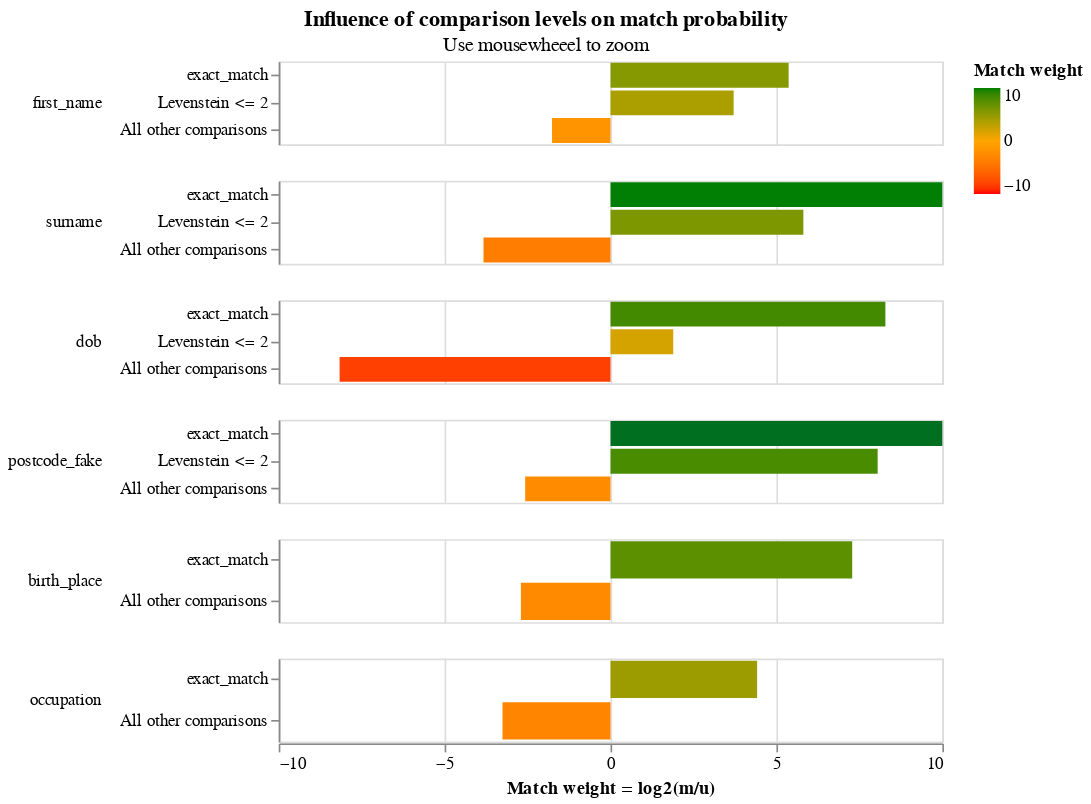

Notebook source saved alongside this figure:
### Markdown cell above
The final match weights can be viewed in the match weights chart:

### Code cell
linker.settings_obj.match_weights_chart()

### Figure 1 — Vega-Lite specification as saved in the notebook (floating-point values rounded to 4 significant figures)
{"config": {"view": {"width": 400, "height": 50}, "mark": {"tooltip": null}, "title": {"anchor": "middle"}, "header": {"title": null}}, "data": {"values": [{"comparison_name": "first_name", "sql_condition": "first_name_l = first_name_r", "label_for_charts": "exact_match", "m_probability": 0.5528, "u_probability": 0.01338, "m_probability_description": "Amongst truly matching record comparisons, 55.28% of records are in the exact_match comparison level", "u_probability_description": "Amongst truly non-matching record comparisons, 1.34% of records are in the exact_match comparison level", "has_tf_adjustments": true, "tf_adjustment_column": "first_name", "tf_adjustment_weight": 1.0, "is_null_level": false, "bayes_factor": 41.3, "log2_bayes_factor": 5.368, "comparison_vector_value": 2, "max_comparison_vector_value": 2, "bayes_factor_description": "If comparison level is `exact_match` then comparison is 41.30 times more likely to be a match", "proportion_of_matches": 0.0001031, "comparison_sort_order": 0}, {"comparison_name": "first_name", "sql_condition": "levenshtein(first_name_l, first_name_r) <= 2", "label_for_charts": "Levenstein <= 2", "m_probability": 0.16, "u_probability": 0.01222, "m_probability_description": "Amongst truly matching record comparisons, 16.00% of records are in the levenstein <= 2 comparison level", "u_probability_description": "Amongst truly non-matching record comparisons, 1.22% of records are in the levenstein <= 2 comparison level", "has_tf_adjustments": false, "tf_adjustment_column": null, "tf_adjustment_weight": 1.0, "is_null_level": false, "bayes_factor": 13.1, "log2_bayes_factor": 3.711, "comparison_vector_value": 1, "max_comparison_vector_value": 2, "bayes_factor_description": "If comparison level is `levenstein <= 2` then comparison is 13.10 times more likely to be a match", "proportion_of_matches": 0.0001031, "comparison_sort_order": 0}, {"comparison_name": "first_name", "sql_condition": "ELSE", "label_for_charts": "All other comparisons", "m_probability": 0.2872, "u_probability": 0.9744, "m_probability_description": "Amongst truly matching record comparisons, 28.72% of records are in the all other comparisons comparison level", "u_probability_description": "Amongst truly non-matching record comparisons, 97.44% of records are in the all other comparisons comparison level", "has_tf_adjustments": false, "tf_adjustment_column": null, "tf_adjustment_weight": 1.0, "is_null_level": false, "bayes_factor": 0.2947, "log2_bayes_factor": -1.763, "comparison_vector_value": 0, "max_comparison_vector_value": 2, "bayes_factor_description": "If comparison level is `all other comparisons` then comparison is  3.39 times less likely to be a match", "proportion_of_matches": 0.0001031, "comparison_sort_order": 0}, {"comparison_name": "surname", "sql_condition": "surname_l = surname_r", "label_for_charts": "exact_match", "m_probability": 0.7819, "u_probability": 0.0006494, "m_probability_description": "Amongst truly matching record comparisons, 78.19% of records are in the exact_match comparison level", "u_probability_description": "Amongst truly non-matching record comparisons, 0.06% of records are in the exact_match comparison level", "has_tf_adjustments": true, "tf_adjustment_column": "surname", "tf_adjustment_weight": 1.0, "is_null_level": false, "bayes_factor": 1204.0, "log2_bayes_factor": 10.23, "comparison_vector_value": 2, "max_comparison_vector_value": 2, "bayes_factor_description": "If comparison level is `exact_match` then comparison is 1,204.11 times more likely to be a match", "proportion_of_matches": 0.0001031, "comparison_sort_order": 1}, {"comparison_name": "surname", "sql_condition": "levenshtein(surname_l, surname_r) <= 2", "label_for_charts": "Levenstein <= 2", "m_probability": 0.1479, "u_probability": 0.002632, "m_probability_description": "Amongst truly matching record comparisons, 14.79% of records are in the levenstein <= 2 comparison level", "u_probability_description": "Amongst truly non-matching record comparisons, 0.26% of records are in the levenstein <= 2 comparison level", "has_tf_adjustments": false, "tf_adjustment_column": null, "tf_adjustment_weight": 1.0, "is_null_level": false, "bayes_factor": 56.19, "log2_bayes_factor": 5.812, "comparison_vector_value": 1, "max_comparison_vector_value": 2, "bayes_factor_description": "If comparison level is `levenstein <= 2` then comparison is 56.19 times more likely to be a match", "proportion_of_matches": 0.0001031, "comparison_sort_order": 1}, {"comparison_name": "surname", "sql_condition": "ELSE", "label_for_charts": "All other comparisons", "m_probability": 0.07017, "u_probability": 0.9967, "m_probability_description": "Amongst truly matching record comparisons, 7.02% of records are in the all other comparisons comparison level", "u_probability_description": "Amongst truly non-matching record comparisons, 99.67% of records are in the all other comparisons comparison level", "has_tf_adjustments": false, "tf_adjustment_column": null, "tf_adjustment_weight": 1.0, "is_null_level": false, "bayes_factor": 0.0704, "log2_bayes_factor": -3.828, "comparison_vector_value": 0, "max_comparison_vector_value": 2, "bayes_factor_description": "If comparison level is `all other comparisons` then comparison is  14.20 times less likely to be a match", "proportion_of_matches": 0.0001031, "comparison_sort_order": 1}, {"comparison_name": "dob", "sql_condition": "dob_l = dob_r", "label_for_charts": "exact_match", "m_probability": 0.622, "u_probability": 0.001995, "m_probability_description": "Amongst truly matching record comparisons, 62.20% of records are in the exact_match comparison level", "u_probability_description": "Amongst truly non-matching record comparisons, 0.20% of records are in the exact_match comparison level", "has_tf_adjustments": true, "tf_adjustment_column": "dob", "tf_adjustment_weight": 1.0, "is_null_level": false, "bayes_factor": 311.8, "log2_bayes_factor": 8.284, "comparison_vector_value": 2, "max_comparison_vector_value": 2, "bayes_factor_description": "If comparison level is `exact_match` then comparison is 311.77 times more likely to be a match", "proportion_of_matches": 0.0001031, "comparison_sort_order": 2}, {"comparison_name": "dob", "sql_condition": "levenshtein(dob_l, dob_r) <= 2", "label_for_charts": "Levenstein <= 2", "m_probability": 0.3749, "u_probability": 0.1011, "m_probability_description": "Amongst truly matching record comparisons, 37.49% of records are in the levenstein <= 2 comparison level", "u_probability_description": "Amongst truly non-matching record comparisons, 10.11% of records are in the levenstein <= 2 comparison level", "has_tf_adjustments": false, "tf_adjustment_column": null, "tf_adjustment_weight": 1.0, "is_null_level": false, "bayes_factor": 3.707, "log2_bayes_factor": 1.89, "comparison_vector_value": 1, "max_comparison_vector_value": 2, "bayes_factor_description": "If comparison level is `levenstein <= 2` then comparison is 3.71 times more likely to be a match", "proportion_of_matches": 0.0001031, "comparison_sort_order": 2}, {"comparison_name": "dob", "sql_condition": "ELSE", "label_for_charts": "All other comparisons", "m_probability": 0.003125, "u_probability": 0.8969, "m_probability_description": "Amongst truly matching record comparisons, 0.31% of records are in the all other comparisons comparison level", "u_probability_description": "Amongst truly non-matching record comparisons, 89.69% of records are in the all other comparisons comparison level", "has_tf_adjustments": false, "tf_adjustment_column": null, "tf_adjustment_weight": 1.0, "is_null_level": false, "bayes_factor": 0.003484, "log2_bayes_factor": -8.165, "comparison_vector_value": 0, "max_comparison_vector_value": 2, "bayes_factor_description": "If comparison level is `all other comparisons` then comparison is  287.01 times less likely to be a match", "proportion_of_matches": 0.0001031, "comparison_sort_order": 2}, {"comparison_name": "postcode_fake", "sql_condition": "postcode_fake_l = postcode_fake_r", "label_for_charts": "exact_match", "m_probability": 0.689, "u_probability": 0.0001319, "m_probability_description": "Amongst truly matching record comparisons, 68.90% of records are in the exact_match comparison level", "u_probability_description": "Amongst truly non-matching record comparisons, 0.01% of records are in the exact_match comparison level", "has_tf_adjustments": false, "tf_adjustment_column": null, "tf_adjustment_weight": 1.0, "is_null_level": false, "bayes_factor": 5226.0, "log2_bayes_factor": 12.35, "comparison_vector_value": 2, "max_comparison_vector_value": 2, "bayes_factor_description": "If comparison level is `exact_match` then comparison is 5,225.74 times more likely to be a match", "proportion_of_matches": 0.0001031, "comparison_sort_order": 3}, {"comparison_name": "postcode_fake", "sql_condition": "levenshtein(postcode_fake_l, postcode_fake_r) <= 2", "label_for_charts": "Levenstein <= 2", "m_probability": 0.1429, "u_probability": 0.0005387, "m_probability_description": "Amongst truly matching record comparisons, 14.29% of records are in the levenstein <= 2 comparison level", "u_probability_description": "Amongst truly non-matching record comparisons, 0.05% of records are in the levenstein <= 2 comparison level", "has_tf_adjustments": false, "tf_adjustment_column": null, "tf_adjustment_weight": 1.0, "is_null_level": false, "bayes_factor": 265.3, "log2_bayes_factor": 8.051, "comparison_vector_value": 1, "max_comparison_vector_value": 2, "bayes_factor_description": "If comparison level is `levenstein <= 2` then comparison is 265.26 times more likely to be a match", "proportion_of_matches": 0.0001031, "comparison_sort_order": 3}, {"comparison_name": "postcode_fake", "sql_condition": "ELSE", "label_for_charts": "All other comparisons", "m_probability": 0.1681, "u_probability": 0.9993, "m_probability_description": "Amongst truly matching record comparisons, 16.81% of records are in the all other comparisons comparison level", "u_probability_description": "Amongst truly non-matching record comparisons, 99.93% of records are in the all other comparisons comparison level", "has_tf_adjustments": false, "tf_adjustment_column": null, "tf_adjustment_weight": 1.0, "is_null_level": false, "bayes_factor": 0.1682, "log2_bayes_factor": -2.572, "comparison_vector_value": 0, "max_comparison_vector_value": 2, "bayes_factor_description": "If comparison level is `all other comparisons` then comparison is  5.95 times less likely to be a match", "proportion_of_matches": 0.0001031, "comparison_sort_order": 3}, {"comparison_name": "birth_place", "sql_condition": "birth_place_l = birth_place_r", "label_for_charts": "exact_match", "m_probability": 0.847, "u_probability": 0.005433, "m_probability_description": "Amongst truly matching record comparisons, 84.70% of records are in the exact_match comparison level", "u_probability_description": "Amongst truly non-matching record comparisons, 0.54% of records are in the exact_match comparison level", "has_tf_adjustments": true, "tf_adjustment_column": "birth_place", "tf_adjustment_weight": 1.0, "is_null_level": false, "bayes_factor": 155.9, "log2_bayes_factor": 7.284, "comparison_vector_value": 1, "max_comparison_vector_value": 1, "bayes_factor_description": "If comparison level is `exact_match` then comparison is 155.90 times more likely to be a match", "proportion_of_matches": 0.0001031, "comparison_sort_order": 4}, {"comparison_name": "birth_place", "sql_condition": "ELSE", "label_for_charts": "All other comparisons", "m_probability": 0.153, "u_probability": 0.9946, "m_probability_description": "Amongst truly matching record comparisons, 15.30% of records are in the all other comparisons comparison level", "u_probability_description": "Amongst truly non-matching record comparisons, 99.46% of records are in the all other comparisons comparison level", "has_tf_adjustments": false, "tf_adjustment_column": null, "tf_adjustment_weight": 1.0, "is_null_level": false, "bayes_factor": 0.1538, "log2_bayes_factor": -2.701, "comparison_vector_value": 0, "max_comparison_vector_value": 1, "bayes_factor_description": "If comparison level is `all other comparisons` then comparison is  6.50 times less likely to be a match", "proportion_of_matches": 0.0001031, "comparison_sort_order": 4}, {"comparison_name": "occupation", "sql_condition": "occupation_l = occupation_r", "label_for_charts": "exact_match", "m_probability": 0.8997, "u_probability": 0.04207, "m_probability_description": "Amongst truly matching record comparisons, 89.97% of records are in the exact_match comparison level", "u_probability_description": "Amongst truly non-matching record comparisons, 4.21% of records are in the exact_match comparison level", "has_tf_adjustments": true, "tf_adjustment_column": "occupation", "tf_adjustment_weight": 1.0, "is_null_level": false, "bayes_factor": 21.39, "log2_bayes_factor": 4.419, "comparison_vector_value": 1, "max_comparison_vector_value": 1, "bayes_factor_description": "If comparison level is `exact_match` then comparison is 21.39 times more likely to be a match", "proportion_of_matches": 0.0001031, "comparison_sort_order": 5}, {"comparison_name": "occupation", "sql_condition": "ELSE", "label_for_charts": "All other comparisons", "m_probability": 0.1003, "u_probability": 0.9579, "m_probability_description": "Amongst truly matching record comparisons, 10.03% of records are in the all other comparisons comparison level", "u_probability_description": "Amongst truly non-matching record comparisons, 95.79% of records are in the all other comparisons comparison level", "has_tf_adjustments": false, "tf_adjustment_column": null, "tf_adjustment_weight": 1.0, "is_null_level": false, "bayes_factor": 0.1047, "log2_bayes_factor": -3.255, "comparison_vector_value": 0, "max_comparison_vector_value": 1, "bayes_factor_description": "If comparison level is `all other comparisons` then comparison is  9.55 times less likely to be a match", "proportion_of_matches": 0.0001031, "comparison_sort_order": 5}]}, "mark": {"type": "bar", "clip": true}, "selection": {"zoom_selector": {"type": "interval", "bind": "scales", "encodings": ["x"]}}, "encoding": {"color": {"type": "quantitative", "field": "log2_bayes_factor", "title": "Match weight", "scale": {"range": ["red", "orange", "green"], "domain": [-10, 0, 10]}}, "row": {"type": "nominal", "field": "comparison_name", "sort": {"field": "comparison_sort_order"}, "header": {"labelAngle": 0, "labelAnchor": "middle", "labelAlign": "left"}}, "tooltip": [{"type": "nominal", "field": "comparison_name", "title": "Comparison name"}, {"type": "ordinal", "field": "label_for_charts", "title": "Label"}, {"type": "nominal", "field": "sql_condition", "title": "SQL condition"}, {"type": "quantitative", "field": "m_probability", "format": ".4f", "title": "M probability"}, {"type": "quantitative", "field": "u_probability", "format": ".4f", "title": "U probability"}, {"type": "quantitative", "field": "bayes_factor", "title": "Bayes factor = m/u", "format": ",.4f"}, {"type": "quantitative", "field": "log2_bayes_factor", "title": "Match weight = log2(m/u)", "format": ",.4f"}, {"type": "nominal", "field": "bayes_factor_description", "title": "Match weight description"}], "x": {"type": "quantitative", "axis": {"title": "Match weight = log2(m/u)", "values": [-10, -5, 0, 5, 10]}, "field": "log2_bayes_factor", "scale": {"domain": [-10, 10]}}, "y": {"type": "nominal", "field": "label_for_charts", "axis": {"title": null}, "sort": {"field": "comparison_vector_value", "order": "descending"}}}, "resolve": {"scale": {"y": "independent"}}, "title": {"text": "Influence of comparison levels on match probability", "subtitle": "Use mousewheeel to zoom"}, "$schema": "https://vega.github.io/schema/vega-lite/v4.json"}
